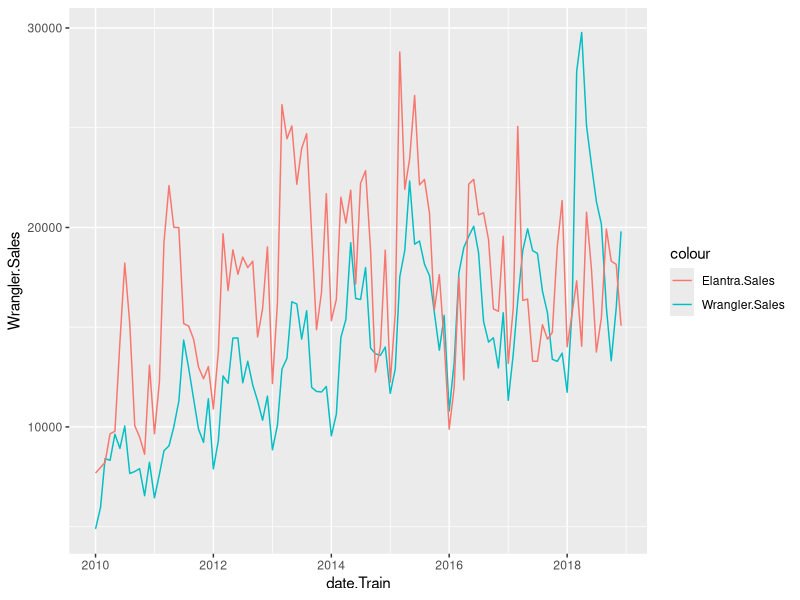

The R source for this figure:
# Problem 1
setwd("file_path")
climate <- read.csv("climate_change.csv")

# Split data into training and testing sets
climateTrain <- climate[climate$Year <= 2002,]
climateTest <- climate[climate$Year > 2002,]

# Build Linear regression training model
mod1 <- lm(Temp~. -Year-Month, data=climateTrain)
summary(mod1)

# Calculate OSR2
pred <- predict(mod1, newdata = climateTest)
SSE <- sum((pred - climateTest$Temp)^2)
train.mean <- mean(climateTrain$Temp)
SST <- sum((train.mean - climateTest$Temp)^2)
1 - SSE/SST
# a) The training set R-squared is 0.6921. 
# The test set out-of-sample R-squared is 0.7771193

# b) MEI, CO2, N2O, CFC_11, CFC_12, TSI, Aerosols

# c) The third explanation:All of the gas concentration variables reflect human development 
# N2O and CFC-11 are correlated with other variables in the data set.

# Check for collinearity
cor(climateTrain)
# d) N2O is highly correlated with Co2, CH4, CFC_11, CFC_12
# e) CFC_11 is highly correlated with CO2, CH4, N2O, CFC_12

# Build a new model with reduced independent variables
mod2 <- lm(Temp~ N2O + TSI + Aerosols + MEI, data=climateTrain)
summary(mod2)

# Calcualte OSR2
pred2 <- predict(mod2, newdata = climateTest)
SSE2 <- sum((pred2 - climateTest$Temp)^2)
train.mean2 <- mean(climateTrain$Temp)
SST2 <- sum((train.mean2 - climateTest$Temp)^2)
1 - SSE2/SST2
# f) Multiple R-squared is 0.649.Out-of-sample R-squared is 0.8843635.
# Coefficients:
#  N2O          2.428e-02
#  TSI          8.577e-02
#  Aerosols    -1.725e+00
#  MEI          6.550e-02

# Problem 2
car <- read.csv("WranglerElantra2019.csv", fileEncoding = 'UTF-8-BOM')
carTrain <- car[car$Year <= 2018,]
carTest <- car[car$Year > 2018,]
Wrangler.mod1 <- lm(Wrangler.Sales~ Year + Unemployment.Rate + Wrangler.Queries + CPI.Energy + CPI.All, data=carTrain)
summary(Wrangler.mod1)

# a)i) Year, Wrangler.Queries are significant.

# a)ii)1) Year has a negative coefficient, which doesn't make sense and implies multicollinearity. 
# I then check for correlations
cor(carTrain[c(4,5,7,8,10,11)])

# Wrangler.Queries is highly correlated with Year, Unemployment.Rate and CPI.All
# I thus drop Year, Unemployment.Rate, and CPI.All,
# and computes a new model with only Wrangler.Queries and CPI.Energy
Wrangler.mod2 <- lm(Wrangler.Sales~ Wrangler.Queries + CPI.Energy, data=carTrain)
summary(Wrangler.mod2)
# both variables are significant with a R-squared of 0.726

# a)ii)2) The new model equation is:
# Wrangler.Sales = -8069.46 + 226.64*(Wrangler.Queries) + 35.48*(CPI.Energy)
# An additional number of Wrangler query is expected to be associated with an 
# increase of 226.64 number of Wrangler units sold in a given month and year
# An additional unit of CPI.Energy is expected to be associated with an increase
# of 35.48 number of Wrangler units sold in a given month and year

# a)ii)3) They make sense. The number of Google search queries shows people's
# interests in buying Wrangler, and thus the coefficient should be positive.
# For CPI of energy, higher energy price means higher demands for fuel exist, 
# which is related to higher demands of car purchases. Thus positive sign.

# a)iii) 
pred.Wrangler <- predict(Wrangler.mod2, newdata = carTest)
SSE.Wrangler <- sum((pred.Wrangler - carTest$Wrangler.Sales)^2)
train.Wranglermean <- mean(carTrain$Wrangler.Sales)
SST.Wrangler <- sum((train.Wranglermean - carTest$Wrangler.Sales)^2)
1 - SSE.Wrangler/SST.Wrangler
# R-squared of the new trained model is 0.726, which predict training-set 
# observations moderately well.
# OSR-squared is 0.8186823 and higher than R-squared,indicative of good 
# out of sample predictive performance.

# b)i) Wrangler queries increased for the firs half of the year and dropped in 
# the second half. As weather gets warmer, people are more motivated to plan for outdoor
# sports activities, and have a higher interests in buying Wrangeler. Vice Versa.

# b)ii) 
Wrangler.mod3 <- lm(Wrangler.Sales~ Wrangler.Queries + CPI.Energy + Month.Factor, data=carTrain)
summary(Wrangler.mod3)
# The new model takes into consideration of categorical variables of months.
# The baseline reference month is April, and the coefficient of 11 Month.Factor variables means
# the increase/decrease of sales numbers compared to April.
# Month.FactorMay: Compared to April, number of Wrangle units sold in May increases by 502.27
# Month.FactorJune: Compared to April, number of Wrangle units sold in June decreases by 1108.13
# Month.FactorJuly: Compared to April, number of Wrangle units sold in July decreases by 1916.39
# Month.FactorAugust: Compared to April, number of Wrangle units sold in Aug decreases by 1846.64
# Month.FactorSeptember: Compared to April, number of Wrangle units sold in Sep decreases by 2461.65
# Month.FactorOctober: Compared to April, number of Wrangle units sold in Oct decreases by 2392.30
# Month.FactorNovember: Compared to April, number of Wrangle units sold in Nov decreases by 2954.25
# Month.FactorDecember: Compared to April, number of Wrangle units sold in Dec decreases by 1047.69
# Month.FactorJanuary: Compared to April, number of Wrangle units sold in Jan decreases by 5065.49
# Month.FactorFebruary: Compared to April, number of Wrangle units sold in Feb decreases by 3980.98
# Month.FactorMarch: Compared to April, number of Wrangle units sold in March decreases by 465.05

# b)iii)Wrangler.Queries, CPI.Energy, Month.FactorAugust, Month.FactorFebruary, 
# Month.FactorJanuary, Month.FactorJuly, Month.FactorNovember, Month.FactorOctober,
# Month.FactorSeptember are significant.
pred.Wrangler2 <- predict(Wrangler.mod3, newdata = carTest)
SSE.Wrangler2 <- sum((pred.Wrangler2 - carTest$Wrangler.Sales)^2)
train.Wranglermean2 <- mean(carTrain$Wrangler.Sales)
SST.Wrangler2 <- sum((train.Wranglermean2 - carTest$Wrangler.Sales)^2)
1 - SSE.Wrangler2/SST.Wrangler2
# The training set R-squared is 0.8385. The test set is OSR-squared is 0.9166378

# b)iv)The model has been improved by add Month.Factor because adjusted-R has
# increased compared to the previous model and OSR-squared stay close to R-squared.

# b)v) I could also use Month.Numeric as an independent variable to model seasonality.
# I don't think this will improve the model compared to using Month.Factor,
# because the relationship between the numeric value of month and Wrangler
# queries is not linear.

# c)i) I start by building a model with all 5 variables
Elantra.mod1 <- lm(Elantra.Sales~ Year + Unemployment.Rate + Elantra.Queries + CPI.Energy + CPI.All, data=carTrain)
summary(Elantra.mod1)
# Unemployment.Rate, Elantra.Queries, CPI.Energy, and CPI,All are significant.
# I then built a new model with theses significant factors

Elantra.mod2 <- lm(Elantra.Sales~ Unemployment.Rate + Elantra.Queries + CPI.Energy + CPI.All, data=carTrain)
summary(Elantra.mod2)

pred.Elantra <- predict(Elantra.mod2, newdata = carTest)
SSE.Elantra <- sum((pred.Elantra - carTest$Elantra.Sales)^2)
train.Elantramean <- mean(carTrain$Elantra.Sales)
SST.Elantra <- sum((train.Elantramean - carTest$Elantra.Sales)^2)
1 - SSE.Elantra/SST.Elantra
# Training set R-squared is 0.3403, test set OSR-squred is 0.320462

# c)ii)
date.Train <- as.Date(carTrain$date, format = "%m/%d/%Y")
library(ggplot2)
ggplot(carTrain, aes(date.Train, group = 1)) +
  geom_line(aes(y = Wrangler.Sales, colour = "Wrangler.Sales")) +
  geom_line(aes(y = Elantra.Sales, colour = "Elantra.Sales"))
# Seasonality could also be observed in the sales of Elantra, and thus adding
# seasonality will improve the prediction power of the model

# d)i) Producing more: warehouse/storage fees, production variable cost, worker salary
# Producing fewer: loss of revenues

# d)ii) I think the cost of overproduction is larger than the costs of underproduction
# Since automobile industry is asset-heavy, overproduction will greatly increase
# inventory management and storage cost. In the long run, it will also decrease market.
# demands and price.Whereas the major cost of underproduction is related to loss of revenues. 
# Automobile purchase is usually non-urgent and customers have more patience to wait
# for restock. This may even be turned into a hunger-marketing strategy.
# Thus I will recommend producing fewer than the predicted demands.

# d)iii) We may consider introducing a categorical variable isHigher in the linear
# regression model. When overproduction is more costly, isHigher is true, whereas
# the opposite sets it to false. In the training data set, when isHigher is true, 
# demands are penalized by a certain percentage based on the difference in cost.
# We could then run the model based on the adjusted data, which will account for
# the differences in overproduct/underproduction cost.
